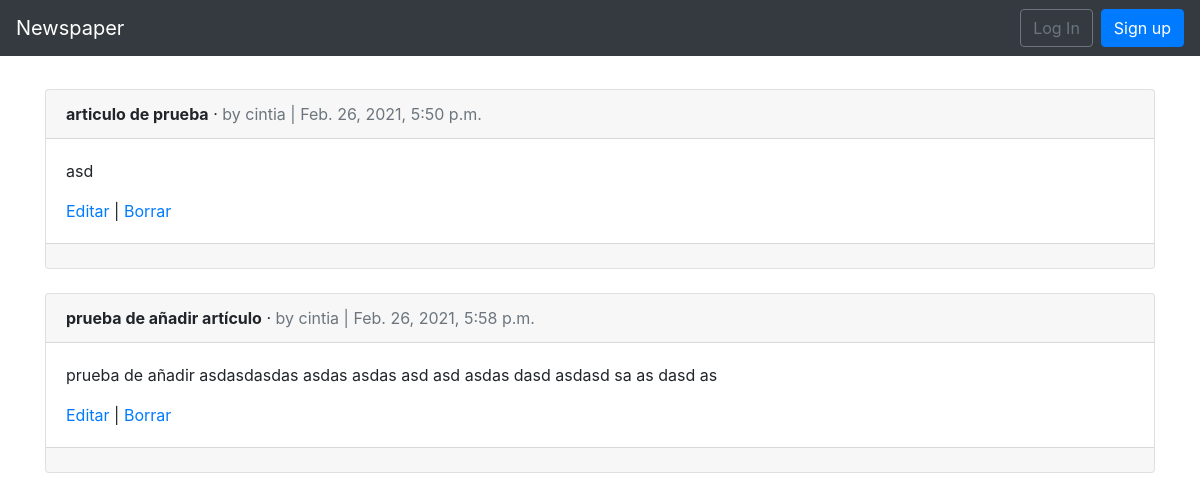
/articles/, run on an earlier commit of the app's database.
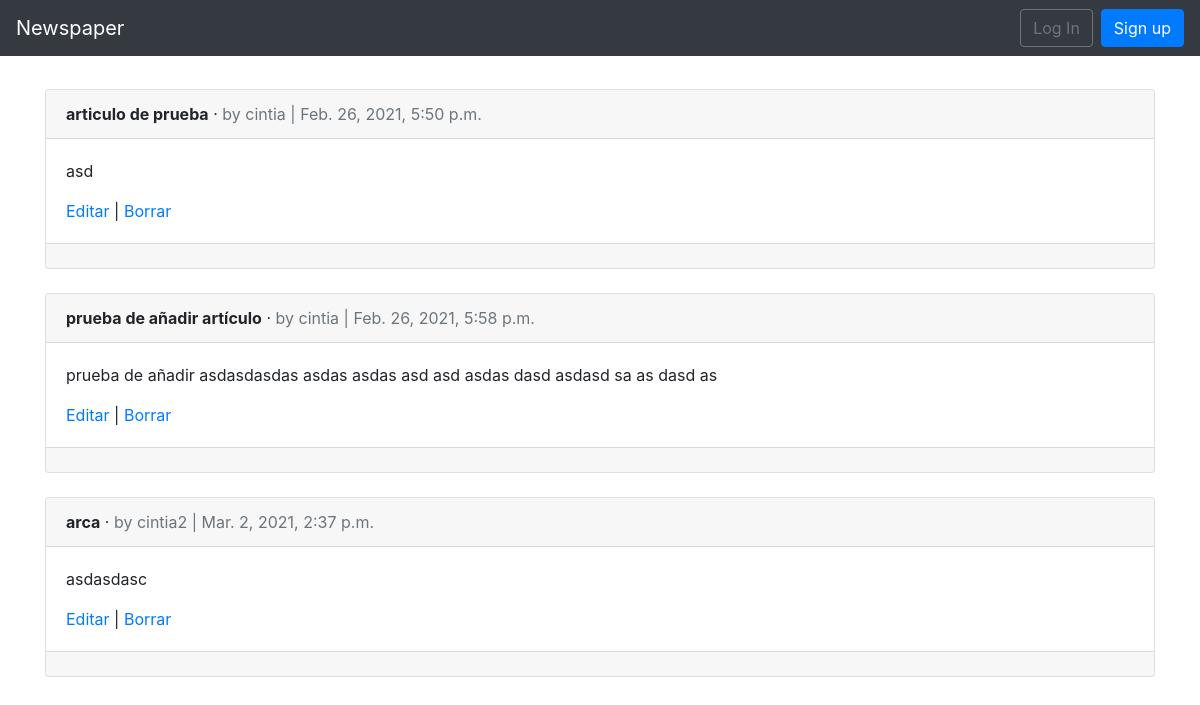
And on a later commit of the database.
### articles/models.py (models this page shows, shortened)
class Article(models.Model):
    title = models.CharField(max_length=255)
    body = models.TextField()
    date = models.DateTimeField(auto_now_add=True)
    author = models.ForeignKey(
        settings.AUTH_USER_MODEL,
        on_delete=models.CASCADE,
    )

### accounts/models.py (models this page shows)
class CustomUser(AbstractUser):
    age = models.PositiveIntegerField(null=True, blank=True, verbose_name='Edad')

### articles/views.py (the view)
# urls.py: path('', ArticleListView.as_view(), name='article_list'),
class ArticleListView(ListView):
    model = Article
    template_name = 'article_list.html'

### Templates/article_list.html (shortened to what this page needs)
{% extends 'base.html' %}
{% block content %}
  {% for article in object_list %}
    <div class="card">
      <div class="card-header">
        <span class="font-weight-bold">{{ article.title }}</span> &middot;
        <span class="text-muted">by {{ article.author }} | {{ article.date }}</span>
      </div>
      <div class="card-body">
        <p>{{ article.body }}</p>
        <a href="{% url 'article_edit' article.pk %}">Editar</a> |
        <a href="{% url 'article_delete' article.pk %}">Borrar</a>
      </div>
      <div class="card-footer">
      </div>
    </div>
    <br>
  {% endfor %}
{% endblock content %}

### Templates/base.html (shortened to what this page needs)
<!doctype html>
<html lang="es">
<head>
    <link rel="stylesheet" href="https://cdn.jsdelivr.net/npm/bootstrap@4.5.3/dist/css/bootstrap.min.css"
>
</head>
<body>
<nav class="navbar navbar-expand-lg navbar-dark bg-dark">
    <a class="navbar-brand" href="{% url 'home' %}">Newspaper</a>
    <div class="collapse navbar-collapse" id="navbarSupportedContent">
        {% if user.is_authenticated %}
            <ul class="navbar-nav ml-auto">
                <li class="nav-item"><a href="{% url 'article_new' %}">+ New</a></li>
                <li class="nav-item">
                    <a class="nav-link dropdown-toggle" href="#" id="navbarDropdown" role="button"
                       data-toggle="dropdown" aria-haspopup="true" aria-expanded="false">
                        {{ user.username }}
                    </a>
                    <div class="dropdown-menu dropdown-menu-lg-right" aria-labelledby="navbarDropdown">
                        <a class="dropdown-item" href="{% url 'password_change' %}">Change password</a>
                        <div class="dropdown-divider"></div>
                        <a class="dropdown-item" href="{% url 'logout' %}">Log Out</a>
                    </div>
                </li>
            </ul>
        {% else %}
            <form class="form-inline ml-auto">
                <a href="{% url 'login' %}" class="btn btn-outline-secondary">Log In</a>
                <a href="{% url 'signup' %}" class="btn btn-primary ml-2">Sign up</a>
            </form>
        {% endif %}
    </div>
</nav>
<hr style="border-color: white"  />
<main>
    <div class="container">
        {% block content %}
        {% endblock content %}
    </div>
</main>
</body>
</html>

What changed in the data, as far as the page shows it:
added Article: title "arca", author "cintia2", date "Mar. 2, 2021, 2:37 p.m.", body "asdasdasc"
